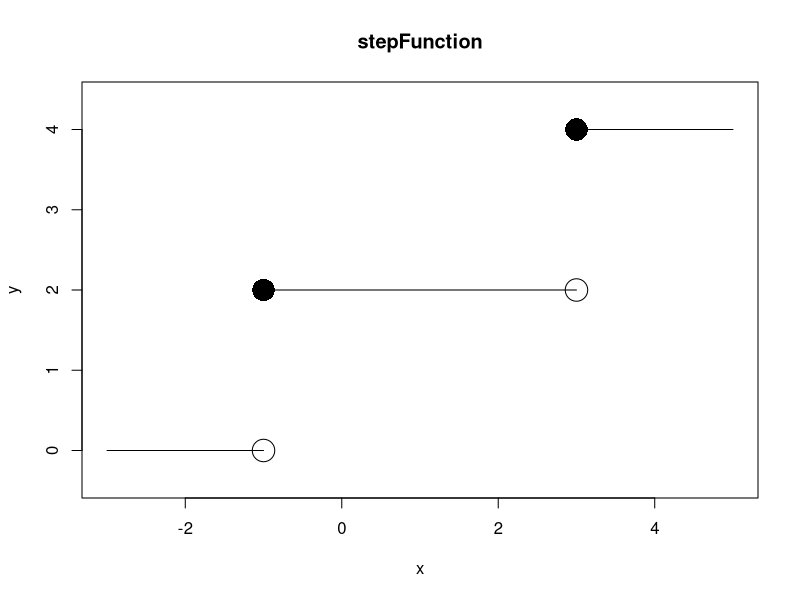
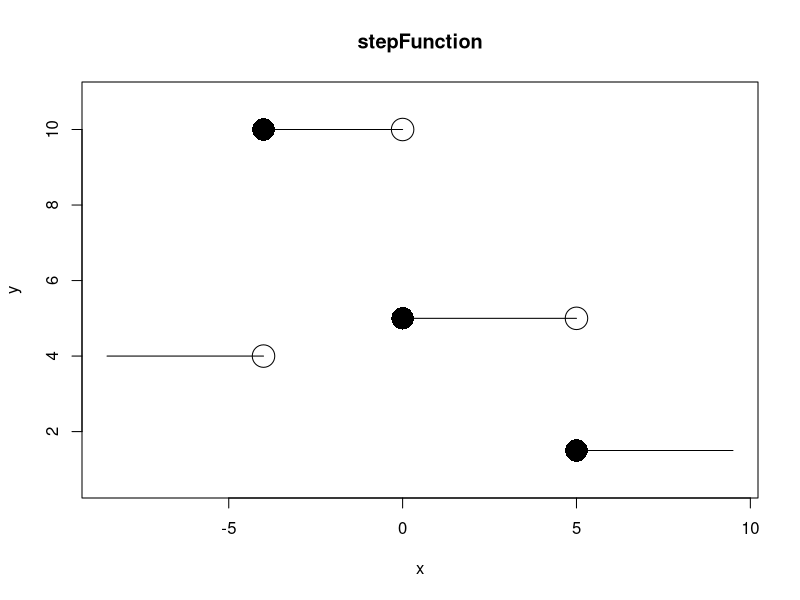
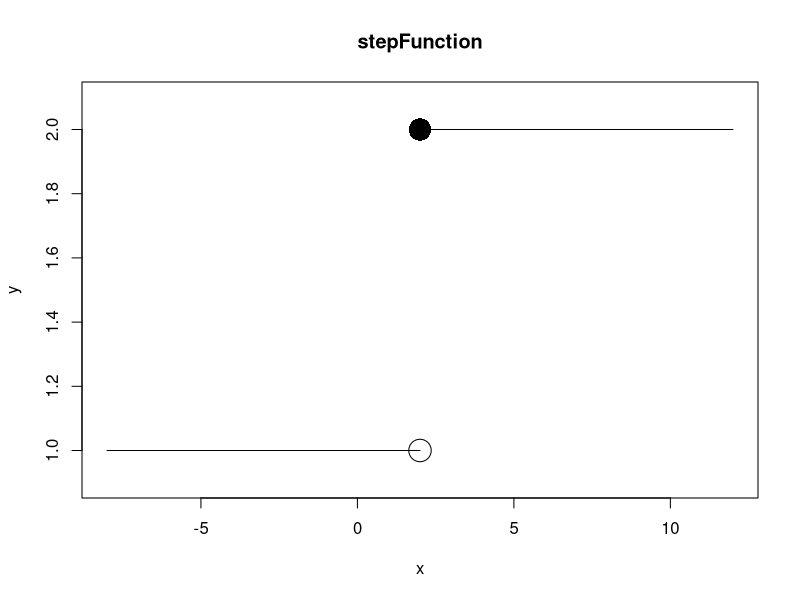

Here is the R script that generated these plots, in order:
## ---- chunk 1

cvals = c(1, 2, 3, 4)
outvals <- c(-1, 0, 2, 4, 6)
StepPlot <- function(cvals, outvals, lenInterval = 10){
    if (length(cvals) == 1) {   
        xRange = extendrange(range(cvals - 5, cvals + 5), f = 0.5)
    } else{
        xRange <- extendrange(range(cvals), f = 0.5)
    }
    yRange <- extendrange(range(outvals), f = 0.1)
    xrangeList = list()
    outPutList = list()
    index = 0
    for (i in 1:length(cvals)){
        index = index + 1
        if (i %in% c(1, length(cvals))){
            if (i == 1){
                xrangeList[[index]] <- seq(xRange[1], cvals[i], len = lenInterval)
                outPutList[[index]] <- rep(outvals[index], lenInterval)
                if (length(cvals) == 1) {
                    index = index + 1
                    xrangeList[[index]] <- seq(cvals[i], xRange[2], len = lenInterval)
                    outPutList[[index]] <- rep(outvals[index], lenInterval)
                } else {
                index = index + 1
                xrangeList[[index]] <- seq(cvals[i], cvals[i+1], len = lenInterval)
                outPutList[[index]] <- rep(outvals[index], lenInterval)
                }
            } else{
            xrangeList[[index]] <- seq(cvals[i], xRange[2], len = lenInterval)
            outPutList[[index]] <- rep(outvals[index], lenInterval)
        } 
        } else {
            xrangeList[[index]] <- seq(cvals[i], cvals[i+1], len = lenInterval)
            outPutList[[index]] <- rep(outvals[index], lenInterval)
}       
}

    plot(x = xRange, y = yRange, type = 'n', xlab = 'x', 
            ylab = 'y', main = 'stepFunction')
    m <- length(xrangeList)
    for(j in 1:m){
    xtemp = xrangeList[[j]]
    ytemp = outPutList[[j]] 
    lines(xtemp, ytemp)
    if (j %in% c(1, m)) {
        if (j == 1) {
            points(x = xtemp[lenInterval], y = ytemp[1], pch = 1, cex = 3)
        } else {
            points(x = xtemp[1], y = ytemp[1], pch = 16, cex = 3)
        }
    } else {
        points(x = xtemp[1], y = ytemp[1], pch = 16, cex = 3)
        points(x = xtemp[lenInterval], y = ytemp[1], pch = 1, cex = 3)
    }
    }
}

## ---- chunk 2
cvals = c(-1, 3)
outvals = c(0, 2, 4)

StepPlot(cvals, outvals)
## ---- chunk 3
cvals = c(-4, 0, 5)
outvals = c(4, 10, 5, 1.5)
StepPlot(cvals, outvals)
## ---- chunk 4
C = 2
cvals = c(2)
outvals = c(1, 2)

StepPlot(cvals, outvals)
